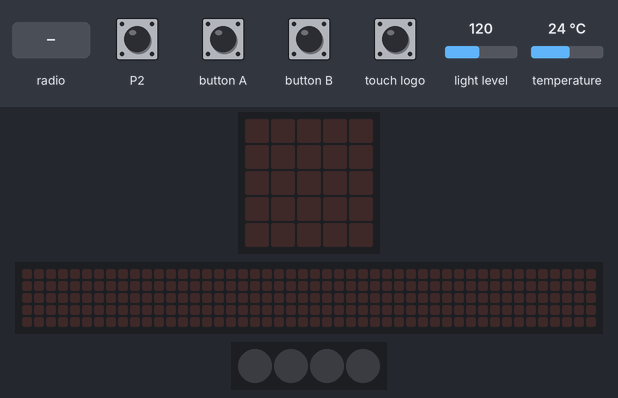
The program below on a simulated BBC micro:bit (MakeCode). On the bench: the board's 5×5 LED display, a strip that is not on the board, showing the scrolling text unrolled, 4 RGB LEDs in strip order, left to right. Inputs (shaded band) come from the test bench; at power-on: light level 120, temperature 24 °C. Dim RGB values are drawn brighter than linear; the 48×5 strip is a reading aid, not a part: it shows the text the display is scrolling, unrolled, one strip-width of it at a time.

Above: at 1.2 s.
1.3 s: radio message "luz" arrives
At 4.68 s:
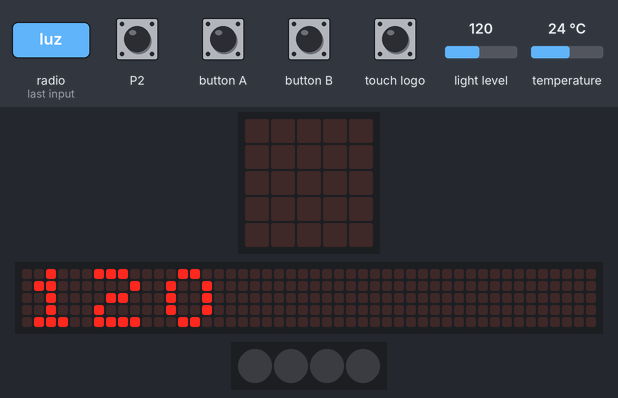
6.4 s: radio message "Para" arrives
At 10.7 s:
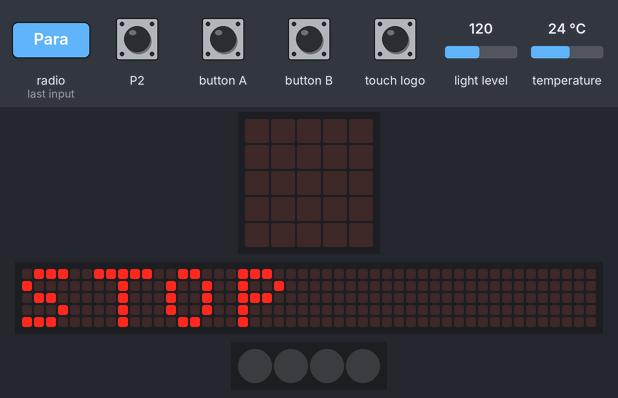
12.4 s: radio message "led" arrives
At 13.5 s:
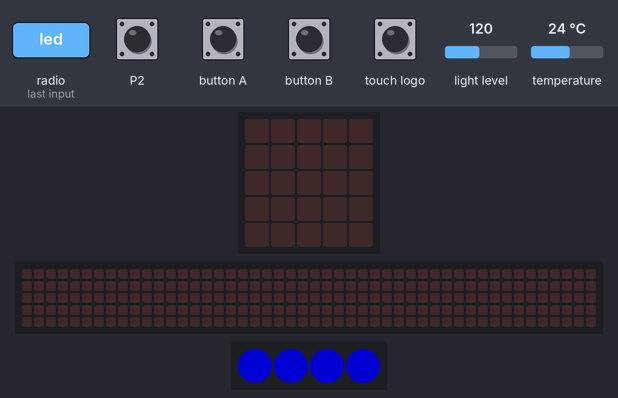
13.9 s: radio message "Temperatura" arrives
At 16.46 s:
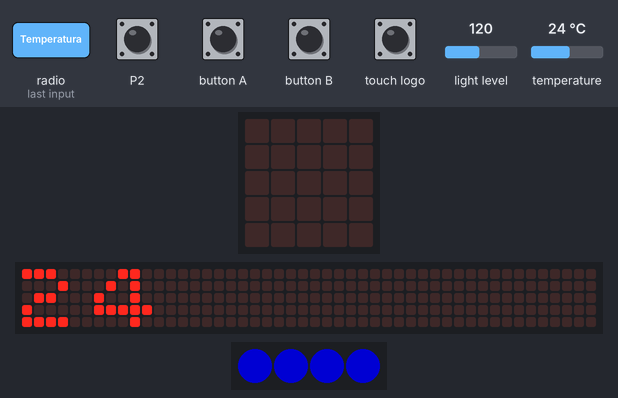
Timing chart, 0 to 17.9 s (numbered marks = the images above; inputs shaded):
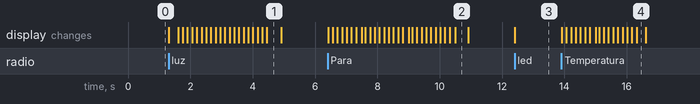

The program:

main.ts
```typescript
input.onLogoEvent(TouchButtonEvent.Pressed, function () {
    radio.sendString("led")
})
input.onButtonPressed(Button.A, function () {
    radio.sendString("luz")
})
input.onPinPressed(TouchPin.P2, function () {
    radio.sendString("Para")
})
radio.onReceivedString(function (receivedString) {
    if (receivedString == "Para") {
        Variable_maestra = 1
    } else if (receivedString == "Temperatura") {
        Variable_maestra = 2
    } else if (receivedString == "luz") {
        Variable_maestra = 3
    } else if (receivedString == "led") {
        Variable_maestra = 4
    } else if (receivedString == "caida") {
        Variable_maestra = 5
    } else if (receivedString == "volar") {
        Variable_maestra = 6
    } else {

    }
})
input.onButtonPressed(Button.B, function () {
    radio.sendString("Temperatura")
})
let Variable_maestra = 0
radio.setGroup(25)
Variable_maestra = 0
let strip = neopixel.create(DigitalPin.P15, 4, NeoPixelMode.RGB)
basic.forever(function () {
    if (input.isGesture(Gesture.LogoDown)) {
        radio.sendString("caida")
    }
    if (input.isGesture(Gesture.LogoUp)) {
        radio.sendString("volar")
    }
    if (Variable_maestra == 1) {
        basic.showString("STOP")
        Variable_maestra = 0
    } else if (Variable_maestra == 2) {
        basic.showNumber(input.temperature())
        Variable_maestra = 0
    } else if (Variable_maestra == 3) {
        basic.showNumber(input.lightLevel())
        Variable_maestra = 0
    } else if (Variable_maestra == 4) {
        strip.showColor(neopixel.colors(NeoPixelColors.Blue))
        Variable_maestra = 0
    } else if (Variable_maestra == 5) {
        basic.showIcon(IconNames.Sad)
        Variable_maestra = 0
    } else if (Variable_maestra == 6) {
        music.playMelody("E B C5 A B G A F ", 120)
        Variable_maestra = 0
    } else {

    }
})
```

test.ts
```typescript
// aquí va el archivo "tests"; esto no se compilará cuando este paquete se utilice como una extensión.
```

Measured:
- after the input at 1.3 s, the display: changes at once (image 1)
- after the input at 6.4 s, the display: changes at once (image 2)
- after the input at 13.9 s, the display: changes at once (image 4)
- what the display in image 1 shows lasts 0.4 s, from 4.5 s to 4.9 s
